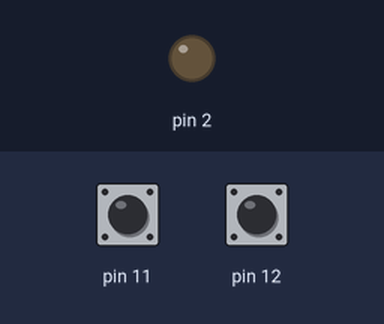
This sketch was run on a simulated Arduino Nano, built with avr-gcc and run on an emulated ATmega328P. Parts: output pins drawn as LEDs (lit = HIGH). The test bench sets the inputs (shaded band); at power-on: pin 12 HIGH, pin 11 HIGH.

Above: at 1.2 s.
1.3 s: pin 12 pulled LOW for 0.15 s
At 2.1 s:
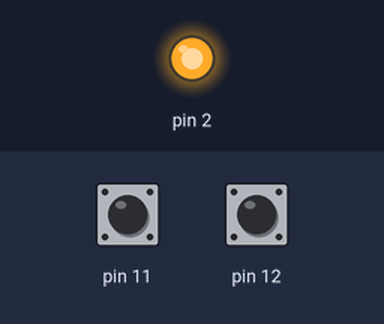
2.9 s: pin 11 pulled LOW for 0.15 s
At 3.4 s:
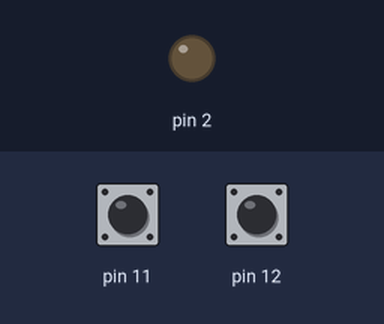
4.5 s: pin 12 pulled LOW for 1 s
At 5.8 s:
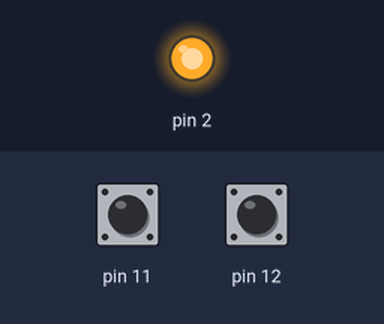
7.0 s: pin 11 driven LOW and pin 12 driven LOW
At 8.0 s:
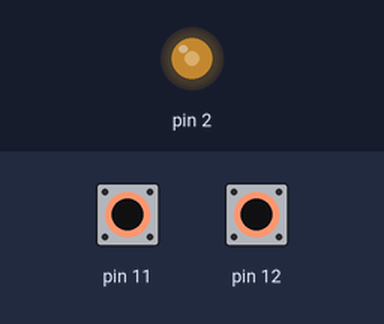
8.5 s: pin 11 driven HIGH
At 9.8 s:
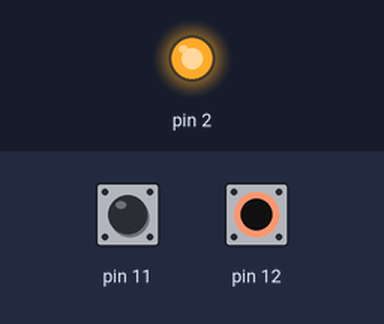
Timing chart, 0 to 11.0 s (numbered marks = the images above; inputs shaded):
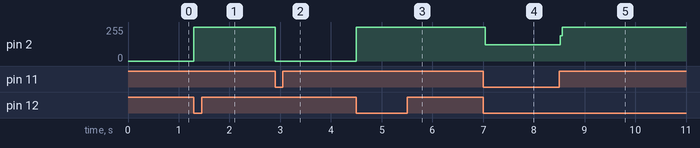

Measured:
- after the input at 1.3 s, pin 2: 0/255 → 255/255 at once
- after the input at 2.9 s, pin 2: 255/255 → 0/255 at once
- after the input at 4.5 s, pin 2: 0/255 → 255/255 at once
- after the input at 7.0 s, pin 2: 255/255 → 122/255 at once
- after the input at 8.5 s, pin 2: 122/255 → 255/255 at once

The sketch:

button_pressed.ino
```cpp
/*
* Esempio per Arduino e altre board (Board usata nel corso Arduino Nano RP2040 Connect)
* Puntata 8 di Impariamo Arduino Live : https://youtu.be/nKjv-KkZZig
* Questo esempio dimostra l'utilità di dare una funzione di callback ad un'altra funzione, questo permette di richiamare un'operazione esterna alla funzione corrente
* nel caso specifico vengono gestiti due pulsanti con un led, premendo il pulsante 1 il led si accende, premendo il pulsante 2 il led si spegne
* Creato da : Mirko Pacioni
* Licenza : GPL v3
*/

//creo una funzione chiamata "pressed" con 3 argomenti
//il primo argomento è di tipo int (pin) e conterrà il pin collegato al pulsante
//il secondo argomento è di tipo void (func) e conterrà la funzione detta di callback
//il terzo argomento è di tipo int (exitpin) e conterrà il pin collegato al led da controllare
//per quanto riguarda la funzione di callback anch'essa ha un argomento di tipo int
void pressed(int pin, void (*func)(int), int exitpin) {
  //al suo interno la funzione "pressed" controlla che il pin del pulsante indicato con l'argomento "pin" assuma valore LOW
  //in tal caso i pulsanti sono collegati in pullup e questo significa che il valore dei pin a loro collegati sarà in HIGH se il pulsante non viene premuto
  //se il pulsante viene premuto il valore del pin collegato ad esso assumerà un valore LOW (GND)
  if(digitalRead(pin) == LOW) {
    //se il pin del pulsante assume un valore LOW (quindi il pulsante viene premuto) richiama la funzione di callback
    //nel nostro caso le due funzioni di callback che useremo saranno "ledon" e "ledoff"
    //in questo esempio func(exitpin) si traducerà in ledon(2) o ledoff(2) in base al pulsante premuto
    func(exitpin);
  }
}

//creo una funzione "ledon" che ha come argomento un int che indicherà il pin da portare ad HIGH ogni qualvolta venga richiamata la funzione
void ledon(int pin) {
  //digitalWrite scrive il valore HIGH al pin indicato con l'argomento "pin", in questo esempio useremo il pin 2
  digitalWrite(pin, HIGH);
}
//creo una funzione "ledoff" che ha come argomento un int che indicherà il pin da portare a LOW ogni qualvolta venga richiamata la funzione
void ledoff(int pin) {
  //digitalWrite scrive il valore LOW al pin indicato con l'argomento "pin", in questo esempio useremo il pin 2
  digitalWrite(pin, LOW);
}

void setup() {
  //pinMode che imposta il pin 12 (pulsante 1) come input in pullup, questo permette di sfruttare la resistenza interna al microcontrollore
  //il pin assume un valore HIGH che potrà essere portato a GND
  pinMode(12, INPUT_PULLUP);
  //pinMode che imposta il pin 11 (pulsante 2) come input in pullup, questo permette di sfruttare la resistenza interna al microcontrollore
  //il pin assume un valore HIGH che potrà essere portato a GND
  pinMode(11, INPUT_PULLUP);
  //pinMode che imposta il pin 2 (LEDGREEN) come output (uscita)
  pinMode(2, OUTPUT);
}

void loop() {
  //le funzioni presenti nel loop vengono richiamate continuamente, senza che il codice venga bloccato
  //in questo caso, come abbiamo visto pocanzi, la funzione "pressed" controlla che il pin indicato (12 o 11 in questo esempio) assuma un valore LOW dopo la pressione del  pulsante

  //controllo pressed sul pin 12 e richiamo la funzione ledon indicando il pin 2 da accendere
  pressed(12, ledon, 2);
  //controllo pressed sul pin 11 e richiamo la funzione ledoff indicando il pin 2 da spegnere
  pressed(11, ledoff, 2);

  //risultato del codice è che quando premo il pulsante sul pin 12 (pulsante 1) il  led sul pin 2 si accende
  //se premo il pulsante sul pin 11 (pulsante 2) il led sul pin 2 si spegne

}
```
